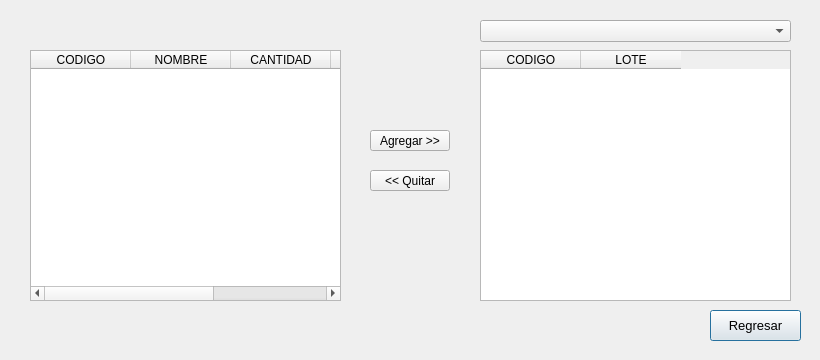
<?xml version="1.0" encoding="UTF-8"?>
<ui version="4.0">
 <class>gestionarAlmacenes</class>
 <widget class="QDialog" name="gestionarAlmacenes">
  <property name="geometry">
   <rect>
    <x>0</x>
    <y>0</y>
    <width>820</width>
    <height>360</height>
   </rect>
  </property>
  <property name="windowTitle">
   <string>Gestionar Almacenes</string>
  </property>
  <property name="windowIcon">
   <iconset resource="../resource.qrc">
    <normaloff>:/img/almacen.png</normaloff>:/img/almacen.png</iconset>
  </property>
  <widget class="QPushButton" name="regresarButton">
   <property name="geometry">
    <rect>
     <x>710</x>
     <y>310</y>
     <width>91</width>
     <height>31</height>
    </rect>
   </property>
   <property name="font">
    <font>
     <pointsize>10</pointsize>
    </font>
   </property>
   <property name="text">
    <string>Regresar</string>
   </property>
  </widget>
  <widget class="QTableWidget" name="mostrarLotesTwidget">
   <property name="geometry">
    <rect>
     <x>30</x>
     <y>50</y>
     <width>311</width>
     <height>251</height>
    </rect>
   </property>
   <column>
    <property name="text">
     <string>CODIGO</string>
    </property>
   </column>
   <column>
    <property name="text">
     <string>NOMBRE</string>
    </property>
   </column>
   <column>
    <property name="text">
     <string>CANTIDAD</string>
    </property>
   </column>
   <column>
    <property name="text">
     <string>FECHA</string>
    </property>
   </column>
   <column>
    <property name="text">
     <string>ESTADO</string>
    </property>
   </column>
  </widget>
  <widget class="QLabel" name="label">
   <property name="geometry">
    <rect>
     <x>30</x>
     <y>70</y>
     <width>47</width>
     <height>13</height>
    </rect>
   </property>
   <property name="text">
    <string/>
   </property>
  </widget>
  <widget class="QPushButton" name="agregarButton">
   <property name="geometry">
    <rect>
     <x>370</x>
     <y>130</y>
     <width>80</width>
     <height>21</height>
    </rect>
   </property>
   <property name="text">
    <string>Agregar &gt;&gt;</string>
   </property>
  </widget>
  <widget class="QComboBox" name="localesCbox">
   <property name="geometry">
    <rect>
     <x>480</x>
     <y>20</y>
     <width>311</width>
     <height>22</height>
    </rect>
   </property>
  </widget>
  <widget class="QTableWidget" name="localesTwidget">
   <property name="geometry">
    <rect>
     <x>480</x>
     <y>50</y>
     <width>311</width>
     <height>251</height>
    </rect>
   </property>
   <column>
    <property name="text">
     <string>CODIGO</string>
    </property>
   </column>
   <column>
    <property name="text">
     <string>LOTE</string>
    </property>
   </column>
  </widget>
  <widget class="QPushButton" name="quitarButton">
   <property name="geometry">
    <rect>
     <x>370</x>
     <y>170</y>
     <width>80</width>
     <height>21</height>
    </rect>
   </property>
   <property name="text">
    <string>&lt;&lt; Quitar</string>
   </property>
  </widget>
 </widget>
 <resources>
  <include location="../resource.qrc"/>
 </resources>
 <connections/>
</ui>
